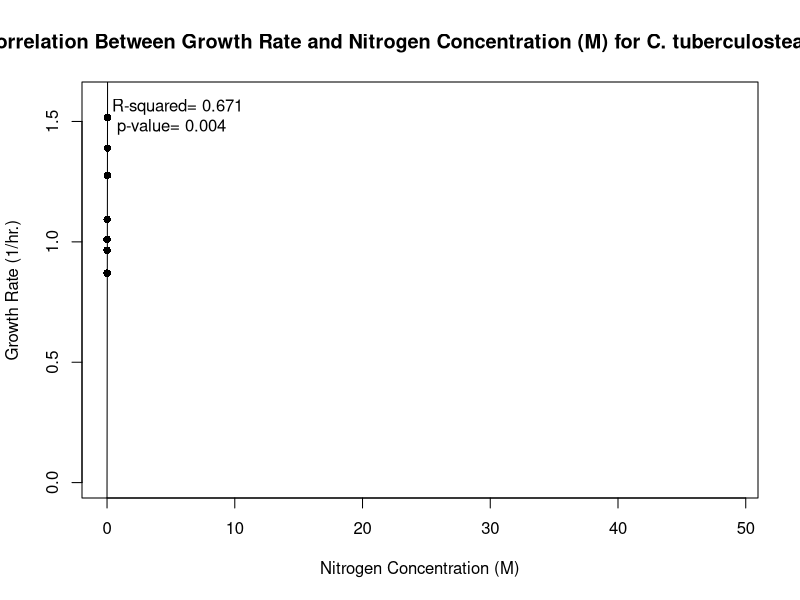
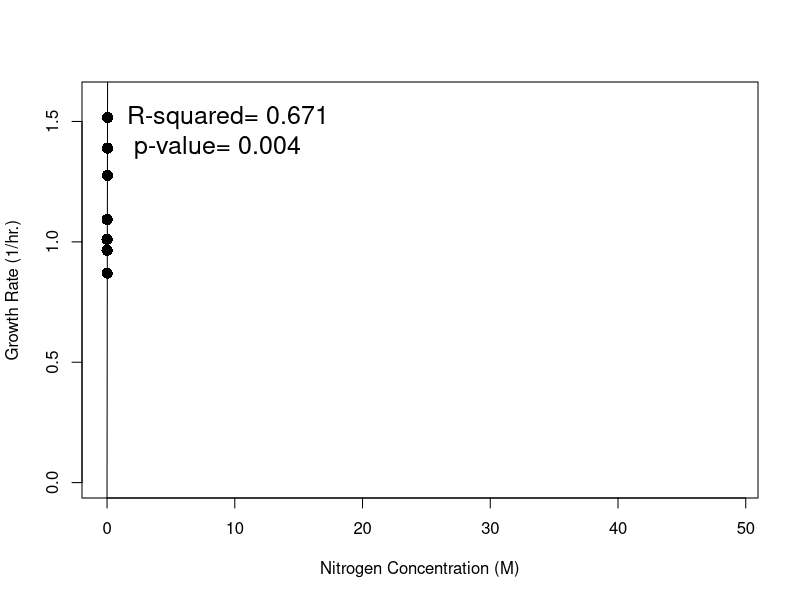
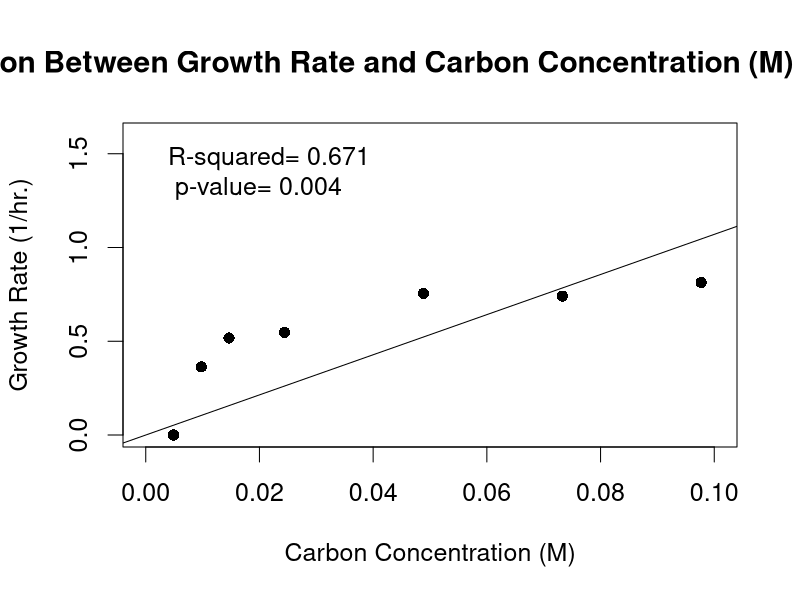
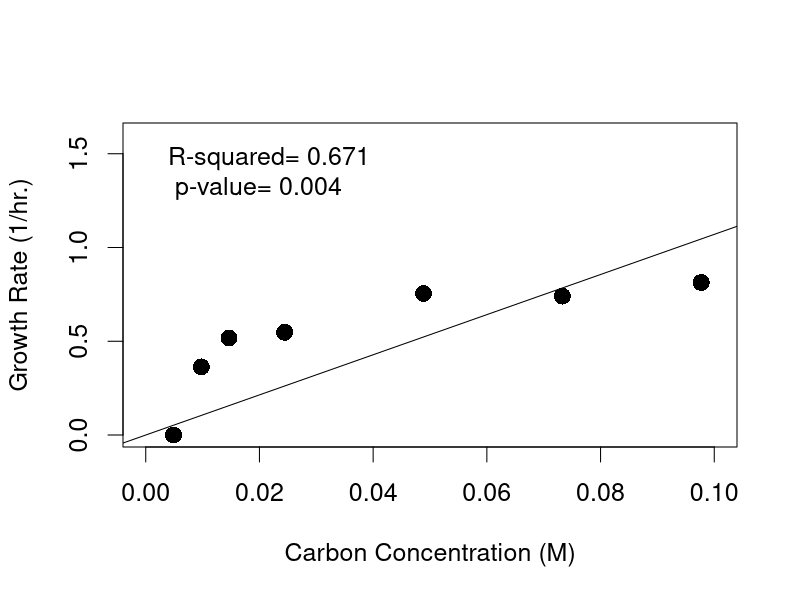
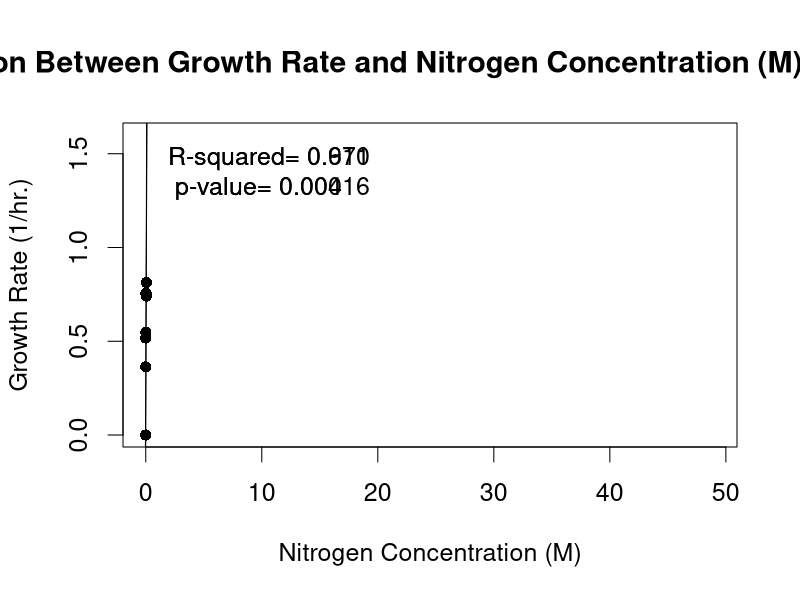
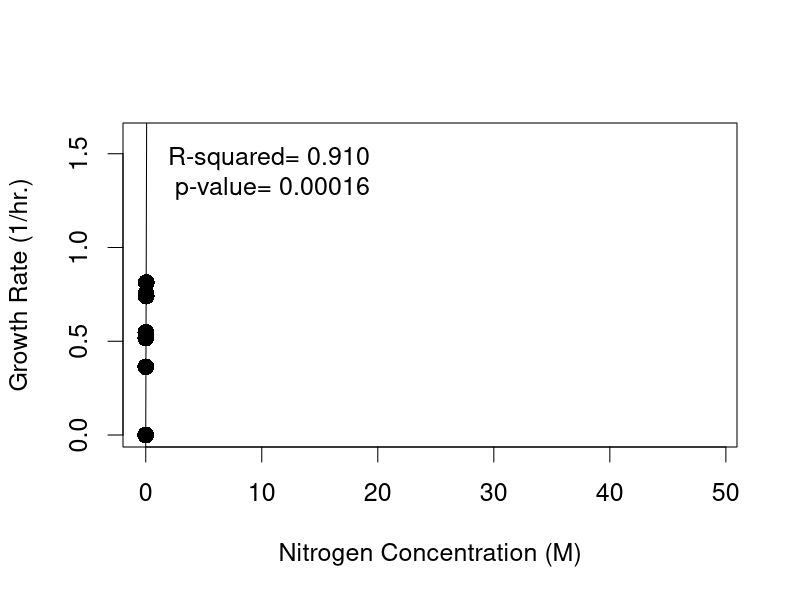

These charts were generated, in order, by the following R code:
#Last run 04/10/2020

#Clear Workspace 
rm(list=ls())

#################################################
#Create scatterplots for GR-CC relationships 
#################################################

####################################################################################################
#C. tuberculostearicum in nitrogen concentrations 
NC_Ct <- c(0.048241667,
           0.03618125,
           0.024120833,
           0.012060417,
           0.00723625,
           0.004824167,
           0.002412083)

GR_Ct <- c(1.5164,
           1.389425,
           1.276025,
           1.093125,
           0.870075,
           0.9651,
           1.01045)

DF_Ct <- data.frame(NC_Ct, GR_Ct)
DF_Ct

#Generate a linear regression model of the two variables with the lm function 
Ct.lm <- lm(GR_Ct ~ NC_Ct + 1, data=DF_Ct)
Ct.lm2 <- lm(GR_Ct ~ 0 + NC_Ct, data=DF_Ct) #Tells the lm() to fit the line through the origin
summary(Ct.lm)
summary(Ct.lm2)

#Create scatter plot of points using plot function
plot(NC_Ct, GR_Ct,
     xlab="Nitrogen Concentration (M)",
     ylab="Growth Rate (1/hr.)",
     xlim= c(0, 49),
     ylim= c(0, 1.6),
     main="Correlation Between Growth Rate and Nitrogen Concentration (M) for C. tuberculostearicum",
     pch=16)

abline(lm(Ct.lm2))
legend("topleft", bty="n", legend= paste("R-squared= 0.671 \n p-value= 0.004"))

#abline(lm(Ct.lm))
#legend("topleft", bty="n", legend= paste("R-squared= 0.910 \n p-value= 0.00016"))

#Create scatter plot of points using plot function - without graph labels 
plot(NC_Ct, GR_Ct,
     xlab="Nitrogen Concentration (M)",
     ylab="Growth Rate (1/hr.)",
     xlim= c(0, 49),
     ylim= c(0, 1.6),
     cex= 1.5,
     pch=16)

abline(lm(Ct.lm2))
op <- par(cex= 1.5)
legend("topleft", bty="n", legend= paste("R-squared= 0.671 \n p-value= 0.004"))

###################################################################################################
#S. aureus in carbon concentrations 
CC_Sa <- c(0.097702197,
           0.073276648,
           0.048851098,
           0.024425549,
           0.01465533,
           0.00977022,
           0.00488511)

GR_Sa <- c(0.81335,
           0.740675,
           0.7548,
           0.5476,
           0.517275,
           0.363366667,
           0)

DF_Sa <- data.frame(CC_Sa, GR_Sa)
DF_Sa

#Generate a linear regression model of the two variables with the lm function 
Sa.lm <- lm(GR_Sa ~ CC_Sa + 1, data=DF_Sa)
Sa.lm2 <- lm(GR_Sa ~ 0 + CC_Sa, data=DF_Sa) #Tells the lm() to fit the line through the origin
summary(Sa.lm)
summary(Sa.lm2)

#Create scatter plot of points using plot function
plot(CC_Sa, GR_Sa,
     xlab="Carbon Concentration (M)",
     ylab="Growth Rate (1/hr.)",
     xlim= c(0, 0.1),
     ylim= c(0, 1.6),
     main="Correlation Between Growth Rate and Carbon Concentration (M) for S. aureus",
     pch=16)

abline(lm(Sa.lm2))
legend("topleft", bty="n", legend= paste("R-squared= 0.671 \n p-value= 0.004"))

#abline(lm(Sa.lm))
#legend("topleft", bty="n", legend= paste("R-squared= 0.910 \n p-value= 0.00016"))

#Create scatter plot of points using plot function - without graph labels 
plot(CC_Sa, GR_Sa,
     xlab= "Carbon Concentration (M)",
     ylab= "Growth Rate (1/hr.)",
     xlim= c(0, 0.1),
     ylim= c(0, 1.6),
     cex= 1.5,
     pch=16)

abline(lm(Sa.lm2))
op <- par(cex= 1.5)
legend("topleft", bty="n", legend= paste("R-squared= 0.671 \n p-value= 0.004"))

####################################################################################################
#S. aureus in nitrogen concentrations 
NC_Sa <- c(0.048241667,
           0.03618125,
           0.024120833,
           0.012060417,
           0.00723625,
           0.004824167,
           0.002412083)

GR_Sa <- c(0.81335,
           0.740675,
           0.7548,
           0.5476,
           0.517275,
           0.363366667,
           0)

DF_Sa <- data.frame(NC_Sa, GR_Sa)
DF_Sa

#Generate a linear regression model of the two variables with the lm function
Sa.lm <- lm(GR_Sa ~ NC_Sa + 1, data=DF_Sa)
Sa.lm2 <- lm(GR_Sa ~ 0 + NC_Sa, data=DF_Sa) #Tells the lm() to fit the line through the origin
summary(Sa.lm)
summary(Sa.lm2)

#Create scatter plot of points using plot function
plot(NC_Sa, GR_Sa,
     xlab="Nitrogen Concentration (M)",
     ylab="Growth Rate (1/hr.)",
     xlim= c(0, 49),
     ylim= c(0, 1.6),
     main="Correlation Between Growth Rate and Nitrogen Concentration (M) for S. aureus",
     pch=16)

abline(lm(Sa.lm2))
legend("topleft", bty="n", legend= paste("R-squared= 0.671 \n p-value= 0.004"))

abline(lm(Sa.lm))
legend("topleft", bty="n", legend= paste("R-squared= 0.910 \n p-value= 0.00016"))

#Create scatter plot of points using plot function - without graph labels 
plot(NC_Sa, GR_Sa,
     xlab="Nitrogen Concentration (M)",
     ylab="Growth Rate (1/hr.)",
     xlim= c(0, 49),
     ylim= c(0, 1.6),
     cex= 1.5,
     pch=16)

abline(lm(Sa.lm2))
op <- par(cex= 1.5)
legend("topleft", bty="n", legend= paste("R-squared= 0.910 \n p-value= 0.00016"))
